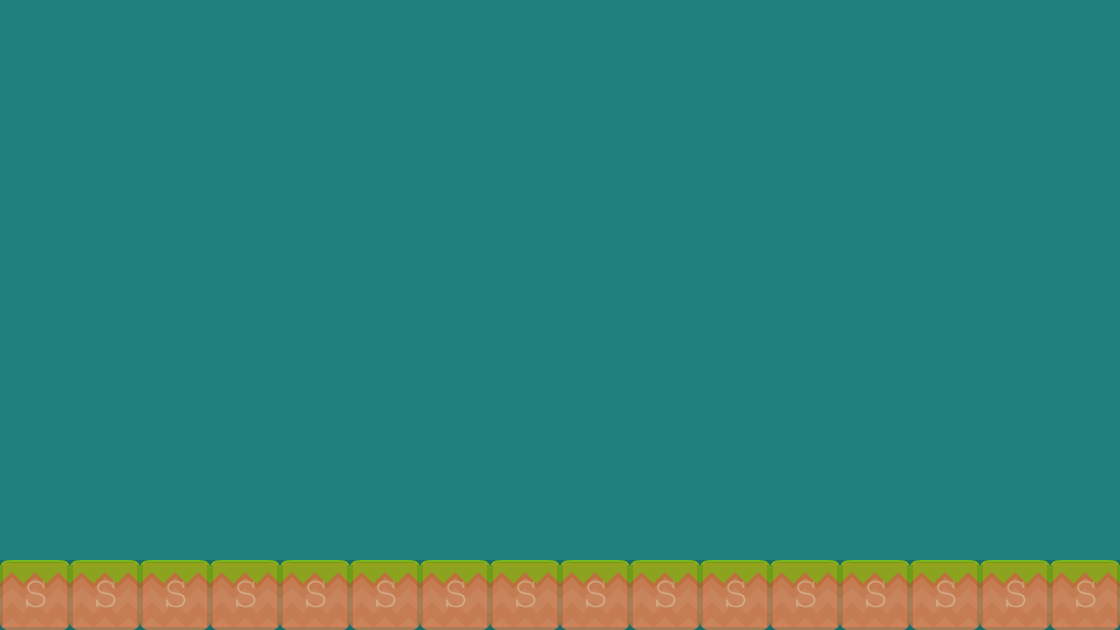

The image is a tile-based game level rendered from a .tmx file. Its description and source (layers, tilesets, objects; grid data summarised) follow:
An orthogonal 16x9 tile map with 70x70 px tiles, 2 tile layers (Tile Layer 1, collision), 2 tilesets.

<map version="1.0" orientation="orthogonal" renderorder="right-down" width="16" height="9" tilewidth="70" tileheight="70" backgroundcolor="#1f807d">
 <tileset firstgid="1" name="background-tiles" tilewidth="70" tileheight="70">
  <image source="../img/background-tiles.png" width="910" height="910" />
 </tileset>
 <tileset firstgid="170" name="meta-tiles" tilewidth="70" tileheight="70">
  <image source="../img/meta-tiles.png" width="350" height="70" />
  <tile id="4">
   <properties>
    <property name="type" value="solid" />
   </properties>
  </tile>
 </tileset>
 <layer name="Tile Layer 1" width="16" height="9">
  <data>[144 cells, 16 non-empty, 1 distinct tile ids]</data>
 </layer>
 <layer name="collision" width="16" height="9" opacity="0.17">
  <data>[144 cells, 16 non-empty, 1 distinct tile ids]</data>
 </layer>
</map>
